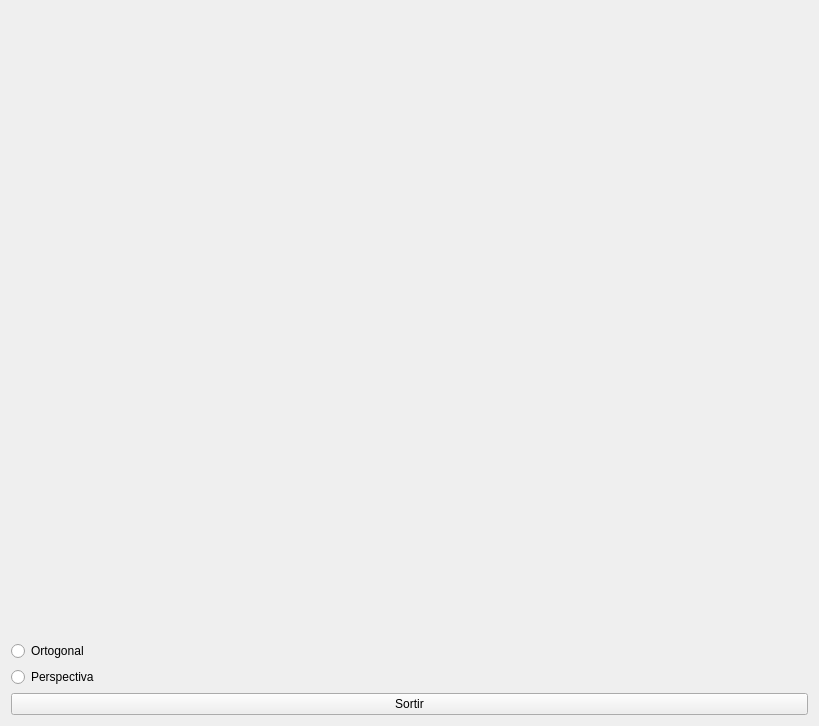
<?xml version="1.0" encoding="UTF-8"?>
<ui version="4.0">
 <class>MyForm</class>
 <widget class="QWidget" name="MyForm">
  <property name="geometry">
   <rect>
    <x>0</x>
    <y>0</y>
    <width>819</width>
    <height>726</height>
   </rect>
  </property>
  <property name="windowTitle">
   <string>IDI-Lab</string>
  </property>
  <layout class="QVBoxLayout" name="verticalLayout">
   <item>
    <widget class="MyGLWidget" name="widget" native="true">
     <property name="sizePolicy">
      <sizepolicy hsizetype="Expanding" vsizetype="Expanding">
       <horstretch>0</horstretch>
       <verstretch>0</verstretch>
      </sizepolicy>
     </property>
     <property name="minimumSize">
      <size>
       <width>50</width>
       <height>50</height>
      </size>
     </property>
    </widget>
   </item>
   <item>
    <widget class="QRadioButton" name="radioButton_2">
     <property name="text">
      <string>Ortogonal</string>
     </property>
    </widget>
   </item>
   <item>
    <widget class="QRadioButton" name="radioButton">
     <property name="text">
      <string>Perspectiva</string>
     </property>
    </widget>
   </item>
   <item>
    <widget class="QPushButton" name="pushButton">
     <property name="text">
      <string>Sortir</string>
     </property>
    </widget>
   </item>
  </layout>
 </widget>
 <customwidgets>
  <customwidget>
   <class>MyGLWidget</class>
   <extends>QWidget</extends>
   <header>MyGLWidget.h</header>
   <container>1</container>
   <slots>
    <slot>ortogonal()</slot>
    <slot>perspectiva()</slot>
   </slots>
  </customwidget>
 </customwidgets>
 <resources/>
 <connections>
  <connection>
   <sender>pushButton</sender>
   <signal>clicked()</signal>
   <receiver>MyForm</receiver>
   <slot>close()</slot>
   <hints>
    <hint type="sourcelabel">
     <x>392</x>
     <y>701</y>
    </hint>
    <hint type="destinationlabel">
     <x>816</x>
     <y>593</y>
    </hint>
   </hints>
  </connection>
  <connection>
   <sender>radioButton_2</sender>
   <signal>clicked()</signal>
   <receiver>widget</receiver>
   <slot>ortogonal()</slot>
   <hints>
    <hint type="sourcelabel">
     <x>51</x>
     <y>649</y>
    </hint>
    <hint type="destinationlabel">
     <x>113</x>
     <y>613</y>
    </hint>
   </hints>
  </connection>
  <connection>
   <sender>radioButton</sender>
   <signal>clicked()</signal>
   <receiver>widget</receiver>
   <slot>perspectiva()</slot>
   <hints>
    <hint type="sourcelabel">
     <x>68</x>
     <y>681</y>
    </hint>
    <hint type="destinationlabel">
     <x>214</x>
     <y>616</y>
    </hint>
   </hints>
  </connection>
 </connections>
</ui>
